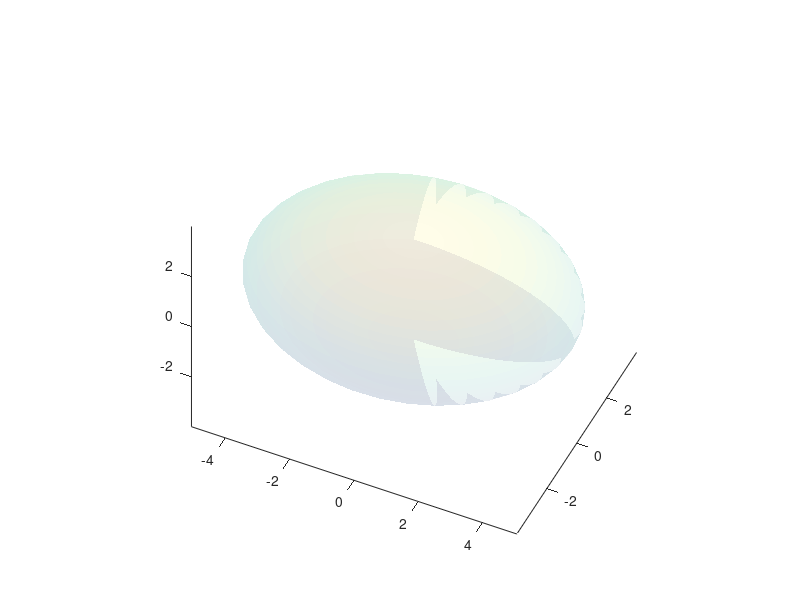

MATLAB code to generate this figure: (Note: this script raises an error after producing the figure.)
clc
% clear
close all


a=5;
b=4;
c=2;

N_sat=12;

F_cube=1;






lb=[0*ones(1,N_sat) -90*ones(1,N_sat)];
ub=[360*ones(1,N_sat) 90*ones(1,N_sat)]; 

azimuths=rand(1,N_sat)*360;
elevations=rand(1,N_sat)*180-90;

azi_ele=[azimuths elevations];

% for i=1:N_cube
% 
% [x,y,z,R,normal_vector]=ellip_deg(a,b,c,azimuths(i),elevations(i));
% plot3(x,y,z,'b.')
% plot_vector(x,y,z,normal_vector)
% 
% end
% cost=positioning_cost(azi_ele,N_cube,a,b,c,F_cube)


% x0=(lb+ub)/2;
x0=rand(1,2*N_sat).*(ub-lb)+lb;

% options = optimoptions('simulannealbnd');
% %%% Modify options setting
% options = optimoptions(options,'FunctionTolerance', 1e-3);
% options = optimoptions(options,'MaxIterations', 2e3);
% options = optimoptions(options,'Display', 'off');
% options = optimoptions(options,'HybridInterval', 'end');
% options = optimoptions(options,'PlotFcn', {  @saplotbestf @saplotbestx });
% [x_opt,cost_opt,exitflag,output] = ...
% simulannealbnd(@(azi_ele)positioning_cost(azi_ele,N_sat,a,b,c,F_cube),x0,lb,ub,options);


azimuths=[-45 45 180+45   180-45   90         90       0      0 30]
elevations=[0 0    0         0     90+30      90-30    -90+30 -90-30 -90]

% azimuths=[0]
% elevations=[45]





N_sat=length(azimuths);
figure
hold on
axis equal
view(25,45)
[x_surf, y_surf, z_surf] = ellipsoid(0,0,0,a,b,c,35);
surf(x_surf, y_surf,z_surf,'FaceAlpha',0.1,'EdgeColor','none');
plot3(0,0,0,'ro')
Force_Vectors=[];
Moment_Vectors=[];

plot_vector(0,0,0,[1 0 0])

lamda=30;
gamma=50;

for i=1:N_sat
    
    [x,y,z,UP_vec,North_vec,Right_vec]=ellip_deg(a,b,c,azimuths(i),elevations(i));
    plot3(x,y,z,'b.')
    plot_vector(x,y,z,UP_vec*2)
    plot_vector(x,y,z,North_vec*2)
    
    
    force_vec=cosd(gamma)*UP_vec+sind(gamma)*cosd(lamda)*North_vec+sind(gamma)*sind(lamda)*Right_vec;
    plot_vector(x,y,z,Right_vec*2)
    plot_vector(x,y,z,force_vec*3)
    
    
    Force_Vectors=[Force_Vectors;force_vec];
    Moment_Vectors=[Moment_Vectors;cross([x y z],force_vec)];
    
end


params.Force_Vectors=Force_Vectors;
params.Moment_Vectors=Moment_Vectors;
params.N_sat=N_sat;


save params params




